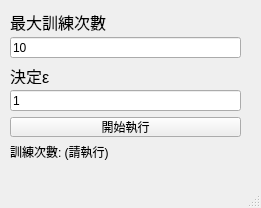
<?xml version="1.0" encoding="UTF-8"?>
<ui version="4.0">
 <class>MainWindow</class>
 <widget class="QMainWindow" name="MainWindow">
  <property name="geometry">
   <rect>
    <x>0</x>
    <y>0</y>
    <width>261</width>
    <height>208</height>
   </rect>
  </property>
  <property name="windowTitle">
   <string>MainWindow</string>
  </property>
  <widget class="QWidget" name="centralwidget">
   <widget class="QWidget" name="verticalLayoutWidget">
    <property name="geometry">
     <rect>
      <x>10</x>
      <y>10</y>
      <width>231</width>
      <height>151</height>
     </rect>
    </property>
    <layout class="QVBoxLayout" name="verticalLayout">
     <item>
      <widget class="QLabel" name="label">
       <property name="text">
        <string>&lt;html&gt;&lt;head/&gt;&lt;body&gt;&lt;p&gt;&lt;span style=&quot; font-size:12pt;&quot;&gt;最大訓練次數&lt;/span&gt;&lt;/p&gt;&lt;/body&gt;&lt;/html&gt;</string>
       </property>
      </widget>
     </item>
     <item>
      <widget class="QLineEdit" name="lineEdit">
       <property name="text">
        <string>10</string>
       </property>
      </widget>
     </item>
     <item>
      <widget class="QLabel" name="label_2">
       <property name="text">
        <string>&lt;html&gt;&lt;head/&gt;&lt;body&gt;&lt;p&gt;&lt;span style=&quot; font-size:12pt;&quot;&gt;決定ε&lt;/span&gt;&lt;/p&gt;&lt;/body&gt;&lt;/html&gt;</string>
       </property>
      </widget>
     </item>
     <item>
      <widget class="QLineEdit" name="lineEdit_2">
       <property name="text">
        <string>1</string>
       </property>
      </widget>
     </item>
     <item>
      <widget class="QPushButton" name="pushButton">
       <property name="text">
        <string>開始執行</string>
       </property>
      </widget>
     </item>
     <item>
      <widget class="QLabel" name="label_3">
       <property name="text">
        <string>訓練次數: (請執行)</string>
       </property>
      </widget>
     </item>
    </layout>
   </widget>
  </widget>
  <widget class="QMenuBar" name="menubar">
   <property name="geometry">
    <rect>
     <x>0</x>
     <y>0</y>
     <width>261</width>
     <height>21</height>
    </rect>
   </property>
  </widget>
  <widget class="QStatusBar" name="statusbar"/>
 </widget>
 <resources/>
 <connections/>
</ui>
